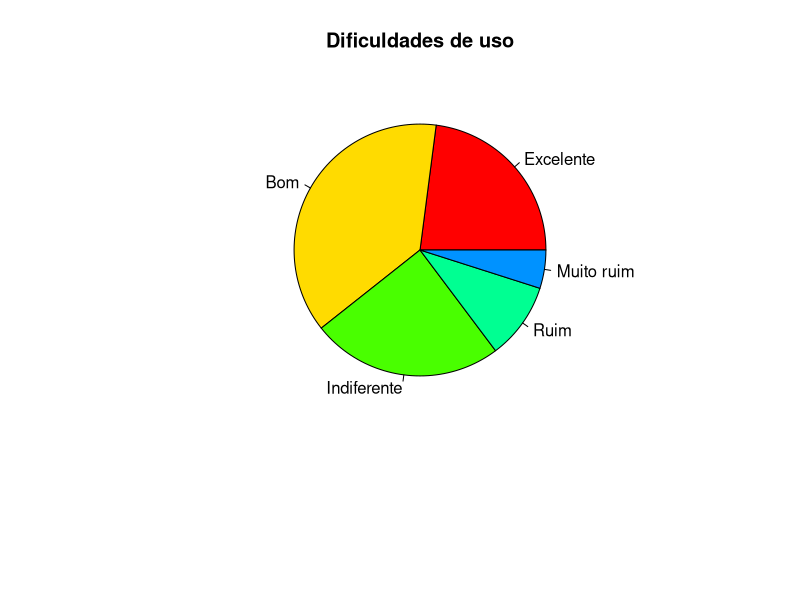
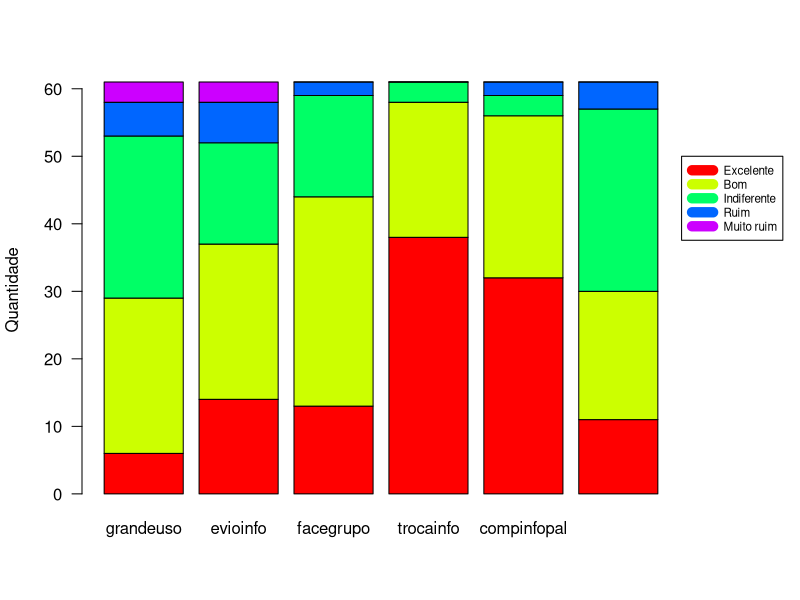

Write the R code that produced these figures, in order.
#instala o package se necessário
if (!require(readxl)) install.packages('readxl')
library(readxl)

#joga a planilha em "dados"
dados <- read_excel("dados/umses_graduacao_2018_vtidy.xlsx", sheet="dados")

rotulos <- c("Excelente", "Bom", "Indiferente", "Ruim", "Muito ruim")

#Inicia a geração da imagem
png(filename="gráficos/Secao6_barplot.png", width = 800, height = 600, pointsize = 20)

#muda as margens do gráfico para que o texto não seja cortado
par(mar = c(9,4,4,2))

#"las = 2" faz o texto ficar na vertical; "cex.names" diminui o tamanho do texto; "ylim" determina
#o mínimo e máximo do eixo y
pie(table(dados$evioinfo), col = rainbow(7),
        main = "Dificuldades de uso", labels = rotulos, ylim = c(0,60))

#Inicia o armazenamento dos dados que serão utilizados (da seção 6)
a<-table(dados$grandeuso)

#Dá nome aos parâmetro de entrada (1 = Excelente, ..., 5 = Muito ruim)
names(a)<-c("Excelente", "Bom", "Indiferente", "Ruim", "Muito ruim")

#Apensiona à tabela "a" as outras linhas da seção 6
a<-rbind(a, c(sum(dados$evioinfo==1), sum(dados$evioinfo==2), sum(dados$evioinfo==3),
           sum(dados$evioinfo==4), sum(dados$evioinfo==5)))
a<-rbind(a, c(sum(dados$facegrupo==1), sum(dados$facegrupo==2), sum(dados$facegrupo==3),
              sum(dados$facegrupo==4), sum(dados$facegrupo==5)))
a<-rbind(a, c(sum(dados$trocainfo==1), sum(dados$trocainfo==2), sum(dados$trocainfo==3),
              sum(dados$trocainfo==4), sum(dados$trocainfo==5)))
a<-rbind(a, c(sum(dados$compinfopal==1), sum(dados$compinfopal==2), sum(dados$compinfopal==3),
              sum(dados$compinfopal==4), sum(dados$compinfopal==5)))
a<-rbind(a, c(sum(dados$quadrovirtual==1), sum(dados$quadrovirtual==2), sum(dados$quadrovirtual==3),
              sum(dados$quadrovirtual==4), sum(dados$quadrovirtual==5)))

#muda o nome das linhas para corresponder às perguntas da tabela
rownames(a)<-c("grandeuso", "evioinfo", "facegrupo", "trocainfo", "compinfopal", "quadrovirtual")

#transpõe a tabela
a<-t(a)

par(mar = c(5.1,4.1,4.1,6))
barplot(a, col = rainbow(5), las = 1, ylab = "Quantidade")

legend(7.5, 50, xpd = TRUE, legend = rownames(a), lwd = 10, col = rainbow(5),
       cex = 0.7)
#encerra o salvamento da imagem
dev.off()

